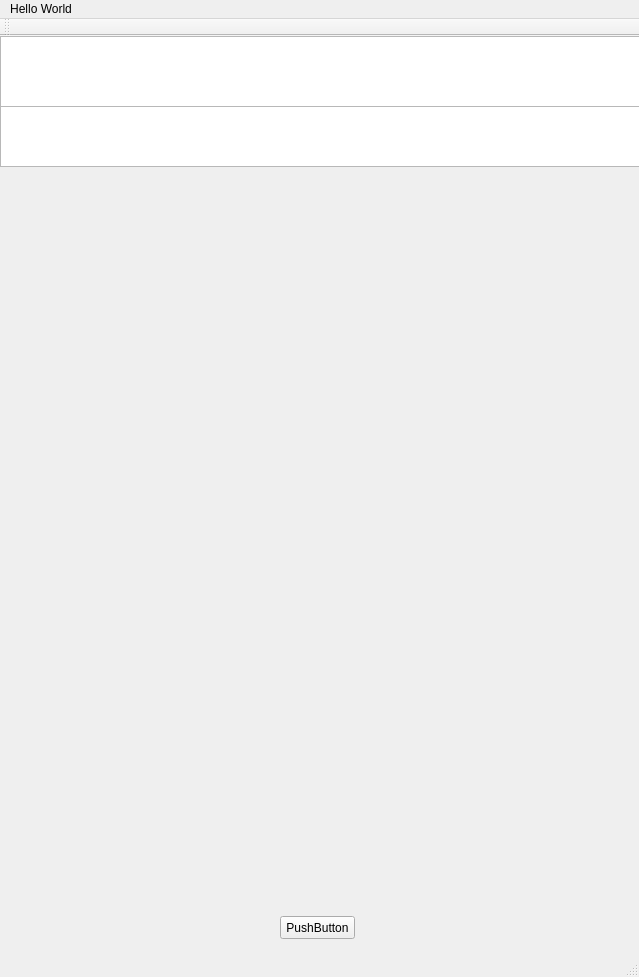
<?xml version="1.0" encoding="UTF-8"?>
<ui version="4.0">
 <class>MainWindow</class>
 <widget class="QMainWindow" name="MainWindow">
  <property name="geometry">
   <rect>
    <x>0</x>
    <y>0</y>
    <width>639</width>
    <height>977</height>
   </rect>
  </property>
  <property name="sizePolicy">
   <sizepolicy hsizetype="Fixed" vsizetype="Fixed">
    <horstretch>0</horstretch>
    <verstretch>0</verstretch>
   </sizepolicy>
  </property>
  <property name="windowTitle">
   <string>MainWindow</string>
  </property>
  <widget class="QWidget" name="centralWidget">
   <widget class="QLabel" name="label">
    <property name="geometry">
     <rect>
      <x>0</x>
      <y>120</y>
      <width>661</width>
      <height>881</height>
     </rect>
    </property>
    <property name="text">
     <string>&lt;html&gt;&lt;head/&gt;&lt;body&gt;&lt;p&gt;&lt;img src=&quot;:/images/1501839841831.jpg&quot;/&gt;&lt;/p&gt;&lt;/body&gt;&lt;/html&gt;</string>
    </property>
   </widget>
   <widget class="QTextBrowser" name="mainTextBox">
    <property name="geometry">
     <rect>
      <x>0</x>
      <y>0</y>
      <width>640</width>
      <height>71</height>
     </rect>
    </property>
    <property name="font">
     <font>
      <family>DejaVu Sans Mono</family>
     </font>
    </property>
    <property name="cursor" stdset="0">
     <cursorShape>ArrowCursor</cursorShape>
    </property>
    <property name="html">
     <string>&lt;!DOCTYPE HTML PUBLIC &quot;-//W3C//DTD HTML 4.0//EN&quot; &quot;http://www.w3.org/TR/REC-html40/strict.dtd&quot;&gt;
&lt;html&gt;&lt;head&gt;&lt;meta name=&quot;qrichtext&quot; content=&quot;1&quot; /&gt;&lt;style type=&quot;text/css&quot;&gt;
p, li { white-space: pre-wrap; }
&lt;/style&gt;&lt;/head&gt;&lt;body style=&quot; font-family:'DejaVu Sans Mono'; font-size:8.25pt; font-weight:400; font-style:normal;&quot;&gt;
&lt;p style=&quot;-qt-paragraph-type:empty; margin-top:0px; margin-bottom:0px; margin-left:0px; margin-right:0px; -qt-block-indent:0; text-indent:0px;&quot;&gt;&lt;br /&gt;&lt;/p&gt;&lt;/body&gt;&lt;/html&gt;</string>
    </property>
   </widget>
   <widget class="QPushButton" name="pushButton">
    <property name="geometry">
     <rect>
      <x>280</x>
      <y>880</y>
      <width>75</width>
      <height>23</height>
     </rect>
    </property>
    <property name="text">
     <string>PushButton</string>
    </property>
   </widget>
   <widget class="QTextBrowser" name="textBrowser2">
    <property name="geometry">
     <rect>
      <x>0</x>
      <y>70</y>
      <width>641</width>
      <height>61</height>
     </rect>
    </property>
   </widget>
  </widget>
  <widget class="QMenuBar" name="menuBar">
   <property name="geometry">
    <rect>
     <x>0</x>
     <y>0</y>
     <width>639</width>
     <height>21</height>
    </rect>
   </property>
   <widget class="QMenu" name="menuHello_World">
    <property name="title">
     <string>Hello World</string>
    </property>
   </widget>
   <addaction name="menuHello_World"/>
  </widget>
  <widget class="QToolBar" name="mainToolBar">
   <attribute name="toolBarArea">
    <enum>TopToolBarArea</enum>
   </attribute>
   <attribute name="toolBarBreak">
    <bool>false</bool>
   </attribute>
  </widget>
  <widget class="QStatusBar" name="statusBar"/>
 </widget>
 <layoutdefault spacing="6" margin="11"/>
 <resources/>
 <connections/>
</ui>
